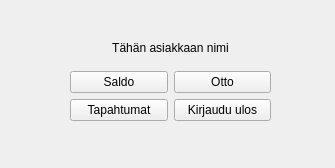
<?xml version="1.0" encoding="UTF-8"?>
<ui version="4.0">
 <class>mainUserInterface</class>
 <widget class="QWidget" name="mainUserInterface">
  <property name="geometry">
   <rect>
    <x>0</x>
    <y>0</y>
    <width>335</width>
    <height>168</height>
   </rect>
  </property>
  <property name="windowTitle">
   <string>Form</string>
  </property>
  <widget class="QWidget" name="gridLayoutWidget">
   <property name="geometry">
    <rect>
     <x>70</x>
     <y>30</y>
     <width>201</width>
     <height>91</height>
    </rect>
   </property>
   <layout class="QGridLayout" name="gridLayout">
    <item row="1" column="0">
     <widget class="QPushButton" name="showBalance">
      <property name="text">
       <string>Saldo</string>
      </property>
     </widget>
    </item>
    <item row="1" column="1">
     <widget class="QPushButton" name="withdrawMoney">
      <property name="text">
       <string>Otto</string>
      </property>
     </widget>
    </item>
    <item row="2" column="0">
     <widget class="QPushButton" name="showTransactions">
      <property name="text">
       <string>Tapahtumat</string>
      </property>
     </widget>
    </item>
    <item row="2" column="1">
     <widget class="QPushButton" name="logOut">
      <property name="text">
       <string>Kirjaudu ulos</string>
      </property>
     </widget>
    </item>
    <item row="0" column="0" colspan="2">
     <widget class="QLabel" name="customerName">
      <property name="text">
       <string>Tähän asiakkaan nimi</string>
      </property>
      <property name="alignment">
       <set>Qt::AlignCenter</set>
      </property>
     </widget>
    </item>
   </layout>
  </widget>
 </widget>
 <resources/>
 <connections/>
</ui>
